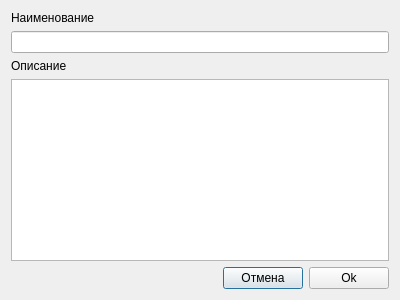
<?xml version="1.0" encoding="UTF-8"?>
<ui version="4.0">
 <class>InsertAdditional</class>
 <widget class="QDialog" name="InsertAdditional">
  <property name="geometry">
   <rect>
    <x>0</x>
    <y>0</y>
    <width>400</width>
    <height>300</height>
   </rect>
  </property>
  <property name="windowTitle">
   <string>Dialog</string>
  </property>
  <layout class="QVBoxLayout" name="verticalLayout_3">
   <item>
    <layout class="QVBoxLayout" name="verticalLayout_2">
     <item>
      <widget class="QLabel" name="label">
       <property name="text">
        <string>Наименование</string>
       </property>
      </widget>
     </item>
     <item>
      <widget class="QLineEdit" name="lineEdit"/>
     </item>
    </layout>
   </item>
   <item>
    <layout class="QVBoxLayout" name="verticalLayout">
     <item>
      <widget class="QLabel" name="label_2">
       <property name="text">
        <string>Описание</string>
       </property>
      </widget>
     </item>
     <item>
      <widget class="QTextEdit" name="textEditDescription"/>
     </item>
    </layout>
   </item>
   <item>
    <layout class="QHBoxLayout" name="horizontalLayout">
     <item>
      <spacer name="horizontalSpacer">
       <property name="orientation">
        <enum>Qt::Horizontal</enum>
       </property>
       <property name="sizeHint" stdset="0">
        <size>
         <width>40</width>
         <height>20</height>
        </size>
       </property>
      </spacer>
     </item>
     <item>
      <widget class="QPushButton" name="pushButtonCancel">
       <property name="text">
        <string>Отмена</string>
       </property>
      </widget>
     </item>
     <item>
      <widget class="QPushButton" name="pushButtonOk">
       <property name="text">
        <string>Ok</string>
       </property>
      </widget>
     </item>
    </layout>
   </item>
  </layout>
 </widget>
 <resources/>
 <connections/>
</ui>
